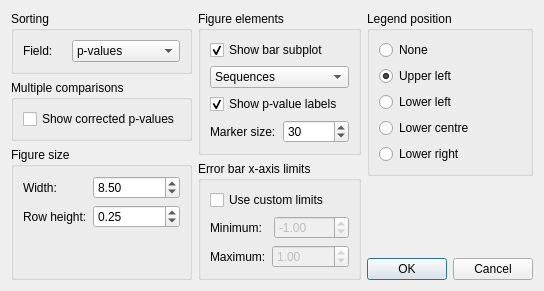
<?xml version="1.0" encoding="UTF-8"?>
<ui version="4.0">
 <class>ExtendedErrorBarDialog</class>
 <widget class="QDialog" name="ExtendedErrorBarDialog">
  <property name="windowModality">
   <enum>Qt::ApplicationModal</enum>
  </property>
  <property name="geometry">
   <rect>
    <x>0</x>
    <y>0</y>
    <width>505</width>
    <height>265</height>
   </rect>
  </property>
  <property name="sizePolicy">
   <sizepolicy hsizetype="Fixed" vsizetype="Fixed">
    <horstretch>0</horstretch>
    <verstretch>0</verstretch>
   </sizepolicy>
  </property>
  <property name="windowTitle">
   <string>Extended error bar plot</string>
  </property>
  <property name="windowIcon">
   <iconset>
    <normaloff>../../../../icons/programIcon.png</normaloff>../../../../icons/programIcon.png</iconset>
  </property>
  <layout class="QHBoxLayout" name="horizontalLayout_5">
   <item>
    <layout class="QVBoxLayout" name="verticalLayout_5">
     <item>
      <widget class="QGroupBox" name="groupBox_2">
       <property name="title">
        <string>Sorting</string>
       </property>
       <layout class="QGridLayout" name="gridLayout">
        <item row="0" column="0">
         <layout class="QHBoxLayout" name="horizontalLayout">
          <item>
           <widget class="QLabel" name="label">
            <property name="text">
             <string>Field:</string>
            </property>
           </widget>
          </item>
          <item>
           <widget class="QComboBox" name="cboSortingField">
            <item>
             <property name="text">
              <string>p-values</string>
             </property>
            </item>
            <item>
             <property name="text">
              <string>Effect sizes</string>
             </property>
            </item>
            <item>
             <property name="text">
              <string>Feature labels</string>
             </property>
            </item>
           </widget>
          </item>
         </layout>
        </item>
       </layout>
      </widget>
     </item>
     <item>
      <widget class="QGroupBox" name="groupBox_4">
       <property name="title">
        <string>Multiple comparisons</string>
       </property>
       <layout class="QVBoxLayout" name="verticalLayout_3">
        <item>
         <widget class="QCheckBox" name="chkCorrectedPvalues">
          <property name="text">
           <string>Show corrected p-values</string>
          </property>
         </widget>
        </item>
       </layout>
      </widget>
     </item>
     <item>
      <widget class="QGroupBox" name="groupBox_3">
       <property name="title">
        <string>Figure size</string>
       </property>
       <layout class="QVBoxLayout" name="verticalLayout_2">
        <item>
         <layout class="QFormLayout" name="formLayout_2">
          <item row="0" column="0">
           <widget class="QLabel" name="lblFigureWidth">
            <property name="text">
             <string>Width:</string>
            </property>
           </widget>
          </item>
          <item row="0" column="1">
           <widget class="QDoubleSpinBox" name="spinFigWidth">
            <property name="decimals">
             <number>2</number>
            </property>
            <property name="minimum">
             <double>2.000000000000000</double>
            </property>
            <property name="maximum">
             <double>20.000000000000000</double>
            </property>
            <property name="singleStep">
             <double>0.500000000000000</double>
            </property>
            <property name="value">
             <double>8.500000000000000</double>
            </property>
           </widget>
          </item>
          <item row="1" column="0">
           <widget class="QLabel" name="lblFigureHeight">
            <property name="text">
             <string>Row height:</string>
            </property>
           </widget>
          </item>
          <item row="1" column="1">
           <widget class="QDoubleSpinBox" name="spinFigRowHeight">
            <property name="minimum">
             <double>0.100000000000000</double>
            </property>
            <property name="maximum">
             <double>1.000000000000000</double>
            </property>
            <property name="singleStep">
             <double>0.050000000000000</double>
            </property>
            <property name="value">
             <double>0.250000000000000</double>
            </property>
           </widget>
          </item>
         </layout>
        </item>
        <item>
         <spacer name="verticalSpacer_2">
          <property name="orientation">
           <enum>Qt::Vertical</enum>
          </property>
          <property name="sizeHint" stdset="0">
           <size>
            <width>13</width>
            <height>0</height>
           </size>
          </property>
         </spacer>
        </item>
       </layout>
      </widget>
     </item>
    </layout>
   </item>
   <item>
    <layout class="QVBoxLayout" name="verticalLayout_6">
     <item>
      <widget class="QGroupBox" name="groupBox">
       <property name="title">
        <string>Figure elements</string>
       </property>
       <layout class="QVBoxLayout" name="verticalLayout">
        <item>
         <widget class="QCheckBox" name="chkShowBarPlot">
          <property name="text">
           <string>Show bar subplot</string>
          </property>
          <property name="checked">
           <bool>true</bool>
          </property>
         </widget>
        </item>
        <item>
         <widget class="QComboBox" name="cboPercentageOrSeqCount">
          <item>
           <property name="text">
            <string>Sequences</string>
           </property>
          </item>
          <item>
           <property name="text">
            <string>Proportion (%)</string>
           </property>
          </item>
         </widget>
        </item>
        <item>
         <widget class="QCheckBox" name="chkPValueLabels">
          <property name="text">
           <string>Show p-value labels</string>
          </property>
          <property name="checked">
           <bool>true</bool>
          </property>
         </widget>
        </item>
        <item>
         <layout class="QHBoxLayout" name="horizontalLayout_6">
          <item>
           <widget class="QLabel" name="label_4">
            <property name="text">
             <string>Marker size:</string>
            </property>
           </widget>
          </item>
          <item>
           <widget class="QSpinBox" name="spinMarkerSize">
            <property name="minimum">
             <number>1</number>
            </property>
            <property name="maximum">
             <number>100</number>
            </property>
            <property name="value">
             <number>30</number>
            </property>
           </widget>
          </item>
         </layout>
        </item>
       </layout>
      </widget>
     </item>
     <item>
      <widget class="QGroupBox" name="groupBox_5">
       <property name="title">
        <string>Error bar x-axis limits</string>
       </property>
       <layout class="QVBoxLayout" name="verticalLayout_4">
        <item>
         <widget class="QCheckBox" name="chkCustomLimits">
          <property name="text">
           <string>Use custom limits</string>
          </property>
         </widget>
        </item>
        <item>
         <layout class="QHBoxLayout" name="horizontalLayout_4">
          <item>
           <widget class="QLabel" name="label_2">
            <property name="text">
             <string>Minimum:</string>
            </property>
           </widget>
          </item>
          <item>
           <widget class="QDoubleSpinBox" name="spinMinimumX">
            <property name="enabled">
             <bool>false</bool>
            </property>
            <property name="minimum">
             <double>-1000.000000000000000</double>
            </property>
            <property name="maximum">
             <double>1000.000000000000000</double>
            </property>
            <property name="singleStep">
             <double>0.100000000000000</double>
            </property>
            <property name="value">
             <double>-1.000000000000000</double>
            </property>
           </widget>
          </item>
         </layout>
        </item>
        <item>
         <layout class="QHBoxLayout" name="horizontalLayout_2">
          <item>
           <widget class="QLabel" name="label_3">
            <property name="text">
             <string>Maximum:</string>
            </property>
           </widget>
          </item>
          <item>
           <widget class="QDoubleSpinBox" name="spinMaximumX">
            <property name="enabled">
             <bool>false</bool>
            </property>
            <property name="minimum">
             <double>-1000.000000000000000</double>
            </property>
            <property name="maximum">
             <double>10000.000000000000000</double>
            </property>
            <property name="singleStep">
             <double>0.100000000000000</double>
            </property>
            <property name="value">
             <double>1.000000000000000</double>
            </property>
           </widget>
          </item>
         </layout>
        </item>
       </layout>
      </widget>
     </item>
     <item>
      <spacer name="verticalSpacer_3">
       <property name="orientation">
        <enum>Qt::Vertical</enum>
       </property>
       <property name="sizeHint" stdset="0">
        <size>
         <width>13</width>
         <height>0</height>
        </size>
       </property>
      </spacer>
     </item>
    </layout>
   </item>
   <item>
    <layout class="QVBoxLayout" name="verticalLayout_7">
     <item>
      <layout class="QVBoxLayout" name="verticalLayout_8">
       <item>
        <widget class="QGroupBox" name="groupBox_6">
         <property name="title">
          <string>Legend position</string>
         </property>
         <layout class="QVBoxLayout" name="verticalLayout_9">
          <item>
           <widget class="QRadioButton" name="radioLegendPosNone">
            <property name="text">
             <string>None</string>
            </property>
           </widget>
          </item>
          <item>
           <widget class="QRadioButton" name="radioLegendPosUpperLeft">
            <property name="text">
             <string>Upper left</string>
            </property>
            <property name="checked">
             <bool>true</bool>
            </property>
           </widget>
          </item>
          <item>
           <widget class="QRadioButton" name="radioLegendPosLowerLeft">
            <property name="text">
             <string>Lower left</string>
            </property>
           </widget>
          </item>
          <item>
           <widget class="QRadioButton" name="radioLegendPosLowerCentre">
            <property name="text">
             <string>Lower centre</string>
            </property>
           </widget>
          </item>
          <item>
           <widget class="QRadioButton" name="radioLegendPosLowerRight">
            <property name="text">
             <string>Lower right</string>
            </property>
           </widget>
          </item>
         </layout>
        </widget>
       </item>
      </layout>
     </item>
     <item>
      <spacer name="verticalSpacer_4">
       <property name="orientation">
        <enum>Qt::Vertical</enum>
       </property>
       <property name="sizeHint" stdset="0">
        <size>
         <width>13</width>
         <height>0</height>
        </size>
       </property>
      </spacer>
     </item>
     <item>
      <layout class="QHBoxLayout" name="horizontalLayout_3">
       <item>
        <spacer name="horizontalSpacer">
         <property name="orientation">
          <enum>Qt::Horizontal</enum>
         </property>
         <property name="sizeHint" stdset="0">
          <size>
           <width>0</width>
           <height>20</height>
          </size>
         </property>
        </spacer>
       </item>
       <item>
        <widget class="QDialogButtonBox" name="buttonBox">
         <property name="orientation">
          <enum>Qt::Horizontal</enum>
         </property>
         <property name="standardButtons">
          <set>QDialogButtonBox::Cancel|QDialogButtonBox::Ok</set>
         </property>
         <property name="centerButtons">
          <bool>false</bool>
         </property>
        </widget>
       </item>
      </layout>
     </item>
    </layout>
   </item>
  </layout>
 </widget>
 <resources/>
 <connections>
  <connection>
   <sender>buttonBox</sender>
   <signal>accepted()</signal>
   <receiver>ExtendedErrorBarDialog</receiver>
   <slot>accept()</slot>
   <hints>
    <hint type="sourcelabel">
     <x>324</x>
     <y>281</y>
    </hint>
    <hint type="destinationlabel">
     <x>157</x>
     <y>274</y>
    </hint>
   </hints>
  </connection>
  <connection>
   <sender>buttonBox</sender>
   <signal>rejected()</signal>
   <receiver>ExtendedErrorBarDialog</receiver>
   <slot>reject()</slot>
   <hints>
    <hint type="sourcelabel">
     <x>324</x>
     <y>281</y>
    </hint>
    <hint type="destinationlabel">
     <x>286</x>
     <y>274</y>
    </hint>
   </hints>
  </connection>
  <connection>
   <sender>chkCustomLimits</sender>
   <signal>clicked(bool)</signal>
   <receiver>spinMinimumX</receiver>
   <slot>setEnabled(bool)</slot>
   <hints>
    <hint type="sourcelabel">
     <x>313</x>
     <y>183</y>
    </hint>
    <hint type="destinationlabel">
     <x>312</x>
     <y>210</y>
    </hint>
   </hints>
  </connection>
  <connection>
   <sender>chkCustomLimits</sender>
   <signal>clicked(bool)</signal>
   <receiver>spinMaximumX</receiver>
   <slot>setEnabled(bool)</slot>
   <hints>
    <hint type="sourcelabel">
     <x>313</x>
     <y>183</y>
    </hint>
    <hint type="destinationlabel">
     <x>312</x>
     <y>238</y>
    </hint>
   </hints>
  </connection>
  <connection>
   <sender>chkShowBarPlot</sender>
   <signal>clicked(bool)</signal>
   <receiver>cboPercentageOrSeqCount</receiver>
   <slot>setEnabled(bool)</slot>
   <hints>
    <hint type="sourcelabel">
     <x>265</x>
     <y>41</y>
    </hint>
    <hint type="destinationlabel">
     <x>295</x>
     <y>66</y>
    </hint>
   </hints>
  </connection>
 </connections>
</ui>
